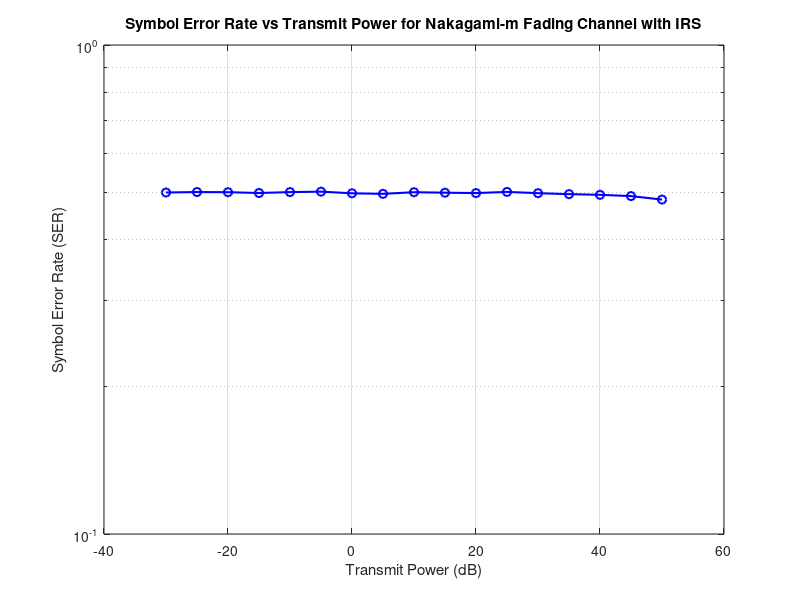

MATLAB code for this plot:
clear all;
clc;

% Parameters
M = 100000; % Number of symbols
Pt_dB = -30:5:50; % Transmit power in dB
Pt = 10.^(Pt_dB/10); % Transmit power in linear scale
No = 1; % Noise power
m = 2; % Nakagami-m fading parameter
omega = 1; % Omega parameter for Nakagami-m distribution

% Free Space Path Loss parameters
d1 = 10; % Distance from source to IRS in meters
d2 = 20; % Distance from IRS to destination in meters
f = 1.6e9; % Frequency in Hz (1.6 GHz)
c = 3e8; % Speed of light in m/s
G_S = 1; % Gain of source antenna
G_D = 1; % Gain of destination antenna

% Calculate wavelength
lambda = c / f;

% Calculate Path Loss for IRS
PL_IRS = (lambda^2 * sqrt(G_S * G_D)) / (16 * pi * d1 * d2);

% Generate BPSK symbols
ip = rand(1, M) > 0.5; % Generate 0,1 with equal probability
s = 2 * ip - 1; % BPSK modulation 0 -> -1, 1 -> 1 

% Initialize the Symbol Error Rate array
SER = zeros(1, length(Pt_dB));

% IRS Simulation
N = 32; % Number of reflecting elements

% Generate Nakagami-m fading coefficients for N elements (outside loop)
hi = sqrt(gamrnd(m, omega/m, [N, M]));  % |h|^2 is gamma distributed, |h| is sqrt(gamma)
gi = sqrt(gamrnd(m, omega/m, [N, M]));  % |g|^2 is gamma distributed, |g| is sqrt(gamma)

% Calculate the combined channel effect (outside loop)
h = PL_IRS * sum(hi .* gi);

for jj = 1:length(Pt)
    % Calculate received signal
    y = sqrt(Pt(jj)) * h .* s + sqrt(No/2) * (randn(1, M) + 1i * randn(1, M));
    
    % BPSK demodulation
    ipHat = real(y) > 0;
    
    % Calculate Symbol Error Rate
    SER(jj) = sum(ip ~= ipHat) / M;
end

% Plotting Symbol Error Rate results
figure;
semilogy(Pt_dB, SER, 'b-o', 'LineWidth', 1.5);
xlabel('Transmit Power (dB)');
ylabel('Symbol Error Rate (SER)');
title('Symbol Error Rate vs Transmit Power for Nakagami-m Fading Channel with IRS');
grid on;
